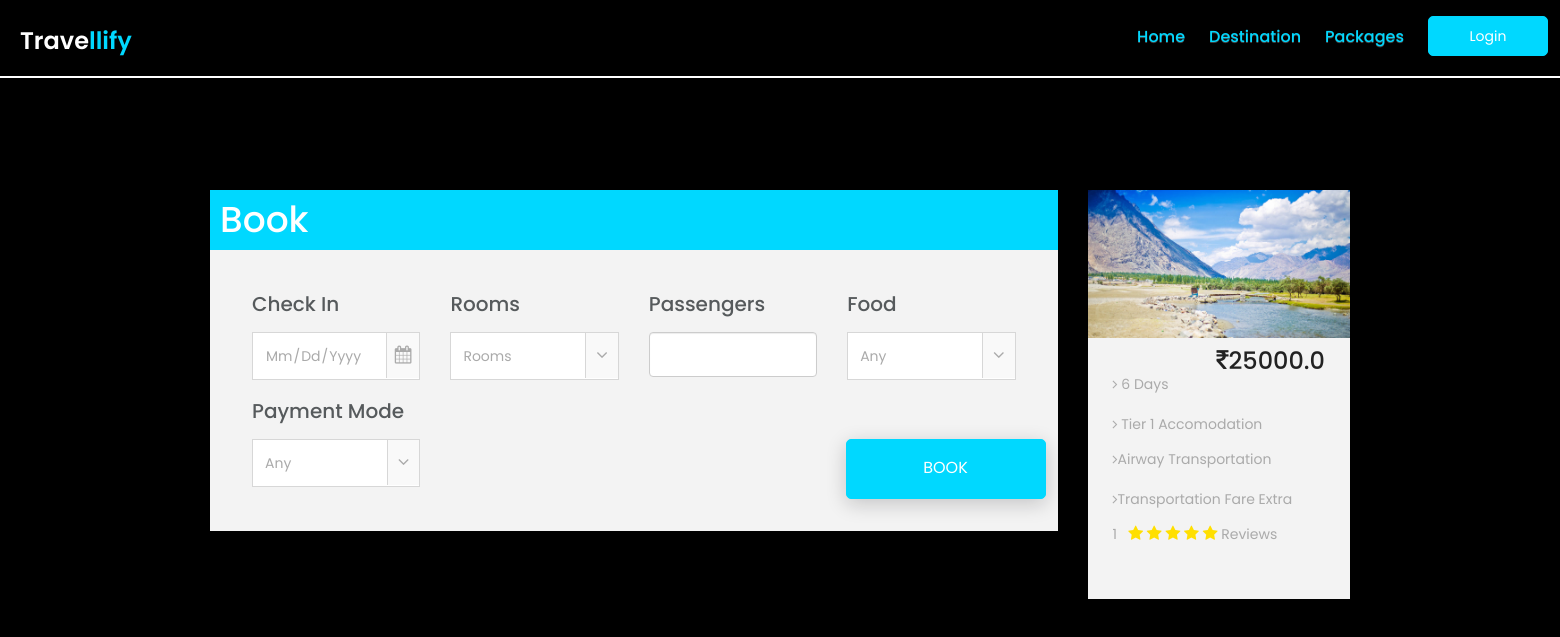
The app's page /booking/4, older data.
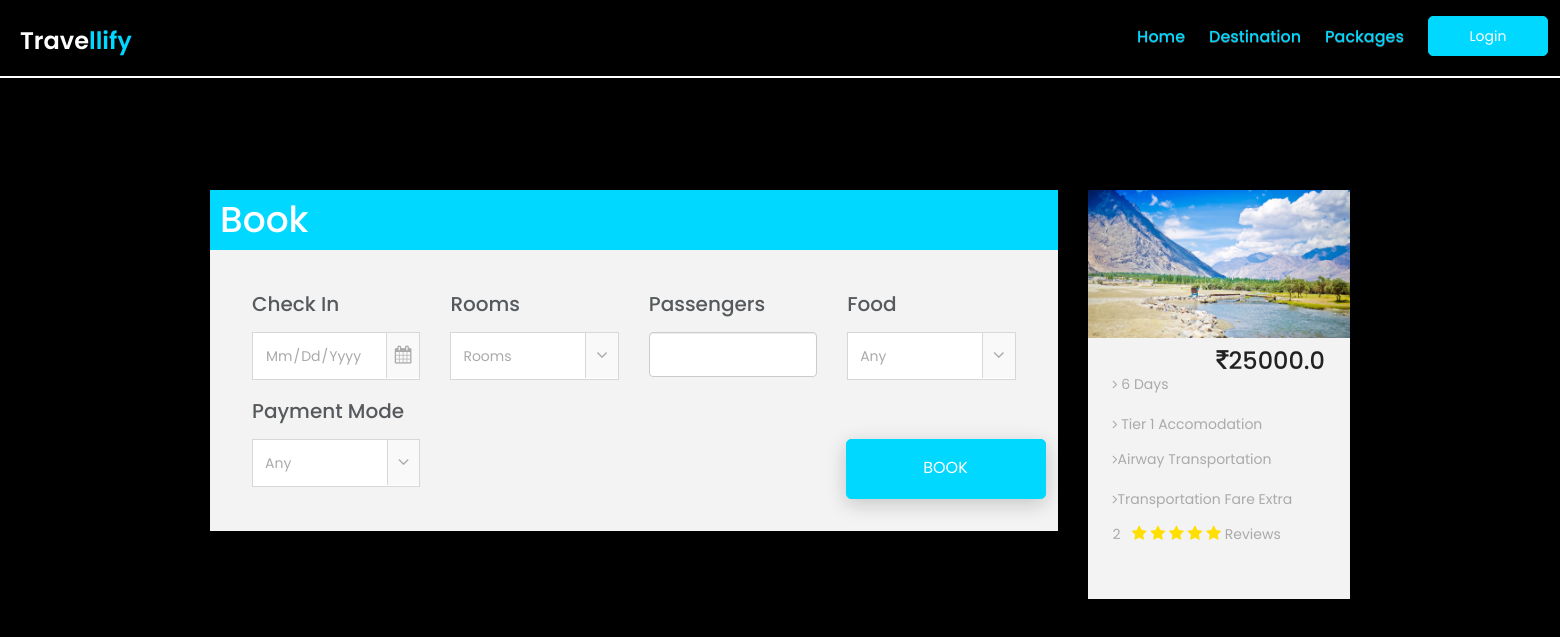
The same page, newer data.
### app1/models.py (models this page shows, shortened)
class Package(models.Model):
    name = models.CharField(max_length=100)
    days = models.IntegerField()
    hotel = models.ForeignKey(Hotel, on_delete=models.CASCADE)
    mot = models.ForeignKey(Mot, on_delete=models.CASCADE)
    destination = models.ForeignKey(Destination, on_delete=models.CASCADE)
    cost = models.FloatField()
    ppic = models.ImageField(
        upload_to='package/%Y/%m/%d/', blank=True, default='media/h.jpg')
    review = models.IntegerField()

class Hotel(models.Model):
    info = models.TextField(blank=True, null=True)
    tier = models.IntegerField()
    hname = models.CharField(max_length=255)
    locality = models.CharField(max_length=255)
    d_id = models.ForeignKey(Destination, on_delete=models.CASCADE)
    hpic = models.ImageField(
        upload_to='hotel/%Y/%m/%d/', blank=True, default='media/h.jpg')

class Mot(models.Model):
    fare = models.FloatField()
    t_type = models.CharField(max_length=20)
    cartype = models.CharField(max_length=20, null=True, blank=True)
    c_class = models.CharField(max_length=20, null=True, blank=True)
    A_class = models.CharField(max_length=20, null=True, blank=True)

### app1/views.py (the view)
# urls.py: path('booking/<int:p_id>', views.booking, name='booking'),
def booking(request, p_id):
    p = Package.objects.get(pk=p_id)
    return render(request, 'booking.html', {'u': request.user, 'p': p})

### templates/booking.html (shortened to what the changed rows need)
{% extends 'base.html' %} {% load static %} {% block content %} {% include 'navbar.html' %}
<br><br>
<div class="container">
    <div class="row">
        <form action={% url 'book' p.id %}>
            <div class="col-md-9">
                <div class="single-travel-boxes ">
                    <div style="width:100%;background-color:#00d8ff;padding:10px ">
                        <h1 style="color:#fff ">Book</h1>
                    </div>
                    <div class="tab-content ">
                        <div class="tab-para ">
                            <div class="row ">
                                <div class="col-lg-3 col-md-3 col-sm-4">
                                    <div class="single-tab-select-box">
                                        <h2>check in</h2>
                                    </div>
                                </div>
                                <div class="col-lg-3 col-md-3 col-sm-3 ">
                                    <div class="single-tab-select-box ">
                                        <h2>Rooms</h2>
                                    </div>
                                </div>
                                <div class="col-lg-3 col-md-3 col-sm-3 ">
                                    <div class="single-tab-select-box ">
                                        <h2>Passengers</h2>
                                    </div>
                                </div>
                                <div class="col-lg-3 col-md-3 col-sm-3 ">
                                    <div class="single-tab-select-box ">
                                        <h2>Food</h2>
                                    </div>
                                </div>
                                <div class="col-lg-3 col-md-3 col-sm-3 ">
                                    <div class="single-tab-select-box ">
                                        <h2>Payment Mode</h2>
                                    </div>
                                </div>
                            </div>
                        </div>
                    </div>
                </div>
            </div>
        </form>
        <div class="col-md-3">
            <div class="single-travel-boxes ">
                <img src="{{p.ppic.url}}" alt="package-place" />
                <div class="single-package-item-txt" style="margin-top:10px;">
                    <h3>{{p.distination.dname}}<span class="pull-right"><i class="fa fa-rupee"></i>{{p.cost}}</span></h3>
                    <div class="packages-para">
                        <p>
                            <span>
                <i class="fa fa-angle-right"></i> {{p.days}} Days
              </span><br><br>
                            <i class="fa fa-angle-right"></i> Tier {{p.hotel.tier}} accomodation
                        </p>
                        <p>
                            <span>
                <i class="fa fa-angle-right"></i>{{p.mot.t_type}} Transportation
              </span>
                            <span><br>
                <i class="fa fa-angle-right"></i>Transportation Fare Extra
              </span>
                            <div class="packages-review">
                                <p>{{p.review}} &nbsp;
                                    <i class="fa fa-star"></i>
                                    <i class="fa fa-star"></i>
                                    <i class="fa fa-star"></i>
                                    <i class="fa fa-star"></i>
                                    <i class="fa fa-star"></i> Reviews
                            </div>
                            </p>
                    </div>
                    <br><br>
                </div>
            </div>
        </div>
        {% endblock %}

Row changes from the older to the newer data that the page shows:
changed Package "Airway": review "1" → "2"
